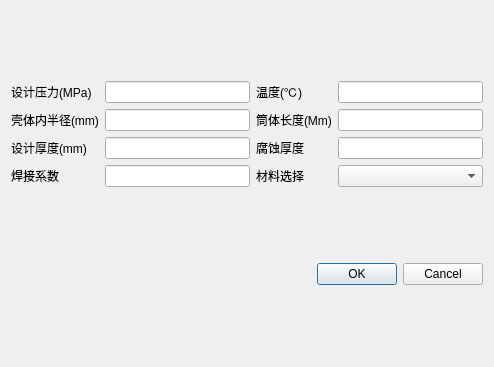
<?xml version="1.0" encoding="UTF-8"?>
<ui version="4.0">
 <class>Dialog</class>
 <widget class="QDialog" name="Dialog">
  <property name="geometry">
   <rect>
    <x>0</x>
    <y>0</y>
    <width>494</width>
    <height>367</height>
   </rect>
  </property>
  <property name="windowTitle">
   <string>Dialog</string>
  </property>
  <layout class="QGridLayout" name="gridLayout_2">
   <item row="0" column="0">
    <layout class="QGridLayout" name="gridLayout" rowstretch="1,0,0,0" columnstretch="0,0,0,0,0">
     <item row="0" column="2">
      <widget class="QLineEdit" name="lineEdit"/>
     </item>
     <item row="2" column="1">
      <widget class="QLabel" name="label_7">
       <property name="text">
        <string>设计厚度(mm)</string>
       </property>
      </widget>
     </item>
     <item row="3" column="1">
      <widget class="QLabel" name="label_9">
       <property name="text">
        <string>焊接系数</string>
       </property>
      </widget>
     </item>
     <item row="3" column="4">
      <widget class="QComboBox" name="comboBox"/>
     </item>
     <item row="2" column="4">
      <widget class="QLineEdit" name="lineEdit_8"/>
     </item>
     <item row="0" column="1">
      <widget class="QLabel" name="label">
       <property name="text">
        <string>设计压力(MPa)</string>
       </property>
      </widget>
     </item>
     <item row="0" column="3">
      <widget class="QLabel" name="label_2">
       <property name="text">
        <string>温度(℃)</string>
       </property>
      </widget>
     </item>
     <item row="2" column="2">
      <widget class="QLineEdit" name="lineEdit_7"/>
     </item>
     <item row="3" column="3">
      <widget class="QLabel" name="label_10">
       <property name="text">
        <string>材料选择</string>
       </property>
      </widget>
     </item>
     <item row="0" column="4">
      <widget class="QLineEdit" name="lineEdit_2"/>
     </item>
     <item row="2" column="3">
      <widget class="QLabel" name="label_8">
       <property name="text">
        <string>腐蚀厚度</string>
       </property>
      </widget>
     </item>
     <item row="3" column="2">
      <widget class="QLineEdit" name="lineEdit_9"/>
     </item>
     <item row="1" column="1">
      <widget class="QLabel" name="label_3">
       <property name="text">
        <string>壳体内半径(mm)</string>
       </property>
      </widget>
     </item>
     <item row="1" column="2">
      <widget class="QLineEdit" name="lineEdit_3"/>
     </item>
     <item row="1" column="3">
      <widget class="QLabel" name="label_4">
       <property name="text">
        <string>筒体长度(Mm)</string>
       </property>
      </widget>
     </item>
     <item row="1" column="4">
      <widget class="QLineEdit" name="lineEdit_4"/>
     </item>
    </layout>
   </item>
   <item row="1" column="0">
    <widget class="QDialogButtonBox" name="buttonBox">
     <property name="orientation">
      <enum>Qt::Horizontal</enum>
     </property>
     <property name="standardButtons">
      <set>QDialogButtonBox::Cancel|QDialogButtonBox::Ok</set>
     </property>
    </widget>
   </item>
  </layout>
 </widget>
 <resources/>
 <connections>
  <connection>
   <sender>buttonBox</sender>
   <signal>accepted()</signal>
   <receiver>Dialog</receiver>
   <slot>accept()</slot>
   <hints>
    <hint type="sourcelabel">
     <x>248</x>
     <y>254</y>
    </hint>
    <hint type="destinationlabel">
     <x>157</x>
     <y>274</y>
    </hint>
   </hints>
  </connection>
  <connection>
   <sender>buttonBox</sender>
   <signal>rejected()</signal>
   <receiver>Dialog</receiver>
   <slot>reject()</slot>
   <hints>
    <hint type="sourcelabel">
     <x>316</x>
     <y>260</y>
    </hint>
    <hint type="destinationlabel">
     <x>286</x>
     <y>274</y>
    </hint>
   </hints>
  </connection>
 </connections>
</ui>
